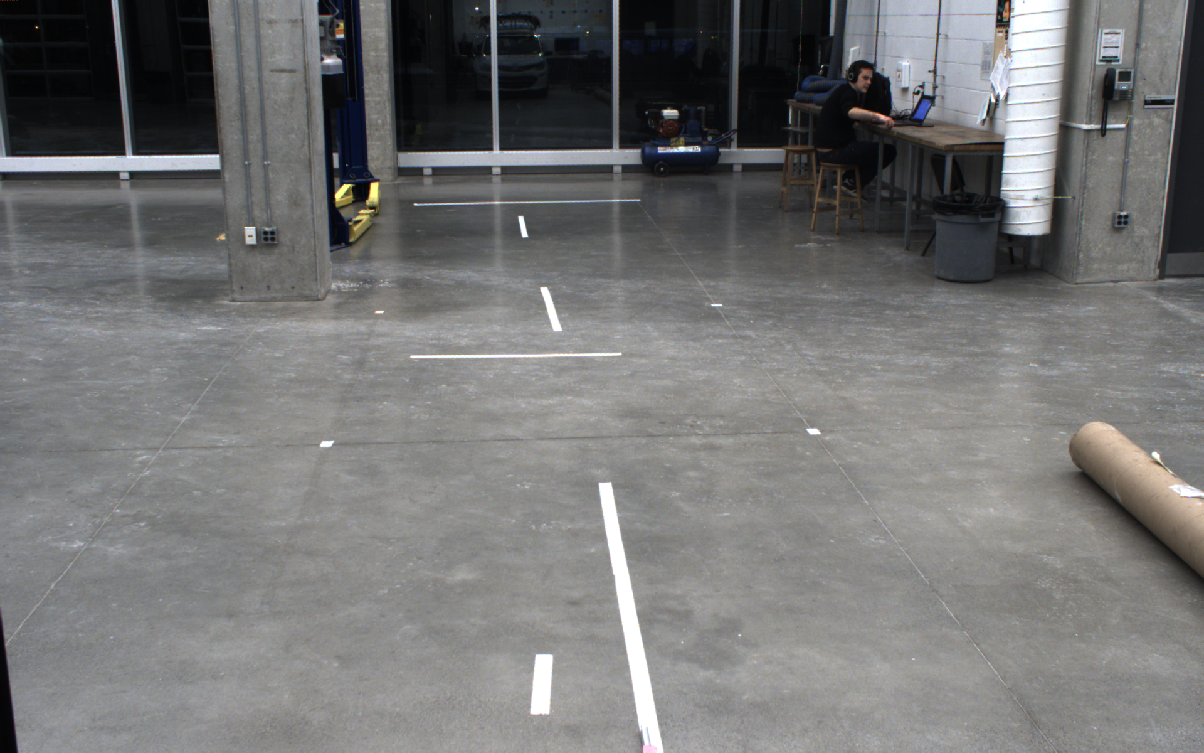
#> input picture left_bev.png, 1204 x 753 px
$ python BEV_Transform_ND.py
#> lines starting #> are read from the running program, lines starting #| are printed output that depends on the picture
'''
#======= DESCRIPTION =======
This program works by using Region of Interest (ROI) selection to find key src
and dst points. Then it uses the normal method for the transforming the image
into BEV. For some reason, when selecting ROI, I couldn't see the actual marks
on the ground, so I translated the image for selected, and then undid the
translation later on after points were selected. Maybe this step won't be
needed on other devices.

To Use:
1) Set fileName to the name of the image being transformed.
2) Ensure the image and this file are in the same folder.
3) Run the program.
4) A Select ROI box will appear. Select a point or rectangular region that
    captures the top left marker on the ground. Press space.
5) Another Select ROI box will appear. Do the same thing, but for the top right
    marker. Repeat twice more for the bottom right and bottom left markers, in
    that order.
6) A final Select ROI box will appear. Select the rectangular region which will
    define the 4 corners of the dst points. When this region is selected, press
    space again.
7) Two images will be output. First, "fileName_transformed.png" will contain
    the transformed image. Second, "fileName_pts_shown.png" will show the src
    and dst points you selected in red and green, respectively.
'''


import numpy as np
import cv2


#======= Helper Functions =======

# Function to get src points - select points clockwise from top left
def get_src(img,vertical_shift):
    topL_ROI = cv2.selectROI(img)
    topL_x = topL_ROI[0] + 0.5*topL_ROI[2]
    topL_y = topL_ROI[1] + 0.5*topL_ROI[3] + vertical_shift
    topL = np.float32([topL_x,topL_y])

    topR_ROI = cv2.selectROI(img)
    topR_x = topR_ROI[0] + 0.5*topR_ROI[2]
    topR_y = topR_ROI[1] + 0.5*topR_ROI[3] + vertical_shift
    topR = np.float32([topR_x,topR_y])

    botR_ROI = cv2.selectROI(img)
    botR_x = botR_ROI[0] + 0.5*botR_ROI[2]
    botR_y = botR_ROI[1] + 0.5*botR_ROI[3] + vertical_shift
    botR = np.float32([botR_x,botR_y])

    botL_ROI = cv2.selectROI(img)
    botL_x = botL_ROI[0] + 0.5*botL_ROI[2]
    botL_y = botL_ROI[1] + 0.5*botL_ROI[3] + vertical_shift
    botL = np.float32([botL_x,botL_y])

    src = np.float32([topL,topR,botR,botL])

    return src


# Function to get dst points - select ROI
# [44 lines left out: functions get_dst, test_pts, not called in this run]


#======= Main =======

# Get image and size
fileName = "left_bev.png"
img = cv2.imread(fileName,-1)
#> img is the input picture: shape (753, 1204, 3); mean B, G, R 116.2, 116.2, 116.1
img_size = (img.shape[1], img.shape[0])
#> img_size = (1204, 753)


# Resize matrix to nxm pixels (n width, m height)
vertical_shift = 0
(n,m) = (512,512)
img_size = (n, m)
img = cv2.resize(img,(n,m))
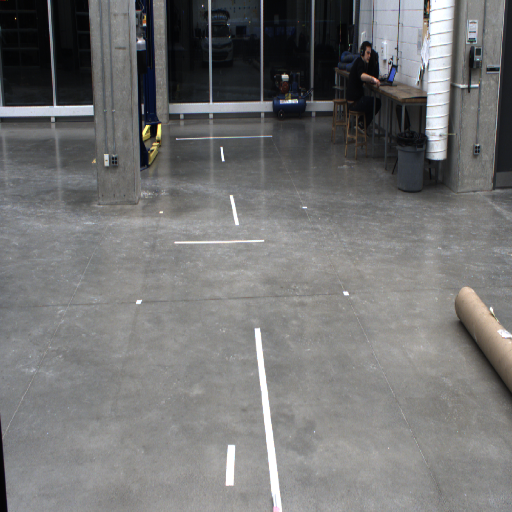
#> img: shape (512, 512, 3); mean B, G, R 116, 116.1, 116
cv2.imwrite(fileName[:len(fileName)-4] + "_resized.png",img)


# Select and process all src points - clockwise from top left
src = get_src(img,vertical_shift)
#> (the run stopped early here; a loop or call above may not have finished)
